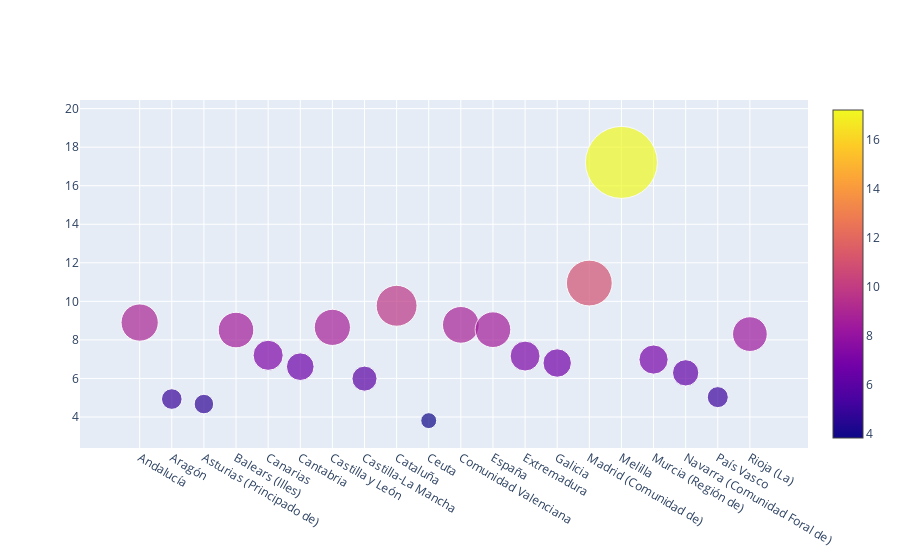

The cell this chart's notebook holds for it:
### Markdown cell above
Representamos con una gráfica *Bubble Chart* por cada año y por CCAA, la evolución del análisis Big Data en el país, representando el tamaño de las burbujas mayor, la mayor tendencia a analizar Big Data.

### Code cell
size = big_data_sp['Total año 2016']

fig = go.Figure(data=[go.Scatter(
    x=big_data_sp['Áreas Geográficas'],
    y=big_data_sp['Total año 2016'],
    mode='markers',
    marker=dict(
        color= big_data_sp['Total año 2016'],
        size=size,
        sizeref=2.*max(size)/(12.**2),        
        showscale=True
        )       
)]
)

fig.write_image("./data/bubble1.png", scale=1, width = 1920, height = 1080)

fig.show()

### Figure 1 — Plotly figure (JSON) as saved in the notebook; plotly's stock layout.template omitted (floating-point values rounded to 4 significant figures)
{"data": [{"marker": {"color": [8.9, 4.93, 4.67, 8.51, 7.2, 6.61, 8.65, 5.99, 9.77, 3.81, 8.78, 8.53, 7.16, 6.8, 10.95, 17.21, 6.98, 6.29, 5.03, 8.3], "showscale": true, "size": [8.9, 4.93, 4.67, 8.51, 7.2, 6.61, 8.65, 5.99, 9.77, 3.81, 8.78, 8.53, 7.16, 6.8, 10.95, 17.21, 6.98, 6.29, 5.03, 8.3], "sizeref": 0.239}, "mode": "markers", "type": "scatter", "x": ["Andalucía", "Aragón", "Asturias (Principado de)", "Balears (Illes)", "Canarias", "Cantabria", "Castilla y León", "Castilla-La Mancha", "Cataluña", "Ceuta", "Comunidad Valenciana", "España", "Extremadura", "Galicia", "Madrid (Comunidad de)", "Melilla", "Murcia (Región de)", "Navarra (Comunidad Foral de)", "País Vasco", "Rioja (La)"], "y": [8.9, 4.93, 4.67, 8.51, 7.2, 6.61, 8.65, 5.99, 9.77, 3.81, 8.78, 8.53, 7.16, 6.8, 10.95, 17.21, 6.98, 6.29, 5.03, 8.3]}], "layout": {}}
